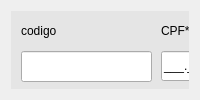
         <widget class="QWidget" name="dados">
          <attribute name="title">
           <string>dados basico</string>
          </attribute>
          <layout class="QVBoxLayout" name="verticalLayout_2">
           <item>
            <widget class="QFrame" name="fr_FormClientes">
             <property name="styleSheet">
              <string notr="true">QFrame
{
	background-color: rgb(229, 229, 229);
border: none
}
</string>
             </property>
             <widget class="QLabel" name="lb_nome_2">
              <property name="geometry">
               <rect>
                <x>10</x>
                <y>10</y>
                <width>271</width>
                <height>20</height>
               </rect>
              </property>
              <property name="styleSheet">
               <string notr="true"/>
              </property>
              <property name="text">
               <string>codigo</string>
              </property>
             </widget>
             <widget class="QLineEdit" name="tx_codigoCliente">
              <property name="geometry">
               <rect>
                <x>10</x>
                <y>40</y>
                <width>131</width>
                <height>31</height>
               </rect>
              </property>
              <property name="focusPolicy">
               <enum>Qt::NoFocus</enum>
              </property>
              <property name="styleSheet">
               <string notr="true"/>
              </property>
              <property name="placeholderText">
               <string/>
              </property>
              <property name="clearButtonEnabled">
               <bool>false</bool>
              </property>
             </widget>
             <widget class="QLineEdit" name="tx_cnpj">
              <property name="geometry">
               <rect>
                <x>150</x>
                <y>40</y>
                <width>196</width>
                <height>30</height>
               </rect>
              </property>
              <property name="focusPolicy">
               <enum>Qt::StrongFocus</enum>
              </property>
              <property name="styleSheet">
               <string notr="true"/>
              </property>
              <property name="inputMask">
               <string>999.999.999-99;_</string>
              </property>
              <property name="text">
               <string>..-</string>
              </property>
              <property name="maxLength">
               <number>14</number>
              </property>
              <property name="placeholderText">
               <string/>
              </property>
             </widget>
             <widget class="QLabel" name="lb_cpfcnpj">
              <property name="geometry">
               <rect>
                <x>150</x>
                <y>10</y>
                <width>190</width>
                <height>20</height>
               </rect>
              </property>
              <property name="styleSheet">
               <string notr="true"/>
              </property>
              <property name="text">
               <string>CPF*</string>
              </property>
             </widget>
             <widget class="QLabel" name="lb_nome">
              <property name="geometry">
               <rect>
                <x>10</x>
                <y>80</y>
                <width>271</width>
                <height>20</height>
               </rect>
              </property>
              <property name="styleSheet">
               <string notr="true"/>
              </property>
              <property name="text">
               <string>NOME*</string>
              </property>
             </widget>
             <widget class="QLineEdit" name="tx_NomeFantasia">
              <property name="geometry">
               <rect>
                <x>10</x>
                <y>110</y>
                <width>801</width>
                <height>31</height>
               </rect>
              </property>
              <property name="focusPolicy">
               <enum>Qt::StrongFocus</enum>
              </property>
              <property name="styleSheet">
               <string notr="true"/>
              </property>
              <property name="placeholderText">
               <string/>
              </property>
              <property name="clearButtonEnabled">
               <bool>true</bool>
              </property>
             </widget>
             <widget class="QLabel" name="lb_sobrenome">
              <property name="geometry">
               <rect>
                <x>10</x>
                <y>150</y>
                <width>301</width>
                <height>20</height>
               </rect>
              </property>
              <property name="styleSheet">
               <string notr="true"/>
              </property>
              <property name="text">
               <string>SOBRENOME*</string>
              </property>
             </widget>
             <widget class="QLineEdit" name="tx_RazaoSocial">
              <property name="geometry">
               <rect>
                <x>10</x>
                <y>180</y>
                <width>305</width>
                <height>30</height>
               </rect>
              </property>
              <property name="focusPolicy">
               <enum>Qt::StrongFocus</enum>
              </property>
              <property name="styleSheet">
               <string notr="true"/>
              </property>
              <property name="placeholderText">
               <string/>
              </property>
             </widget>
             <widget class="QLabel" name="lb_rg">
              <property name="geometry">
               <rect>
                <x>360</x>
                <y>10</y>
                <width>201</width>
                <height>20</height>
               </rect>
              </property>
              <property name="styleSheet">
               <string notr="true"/>
              </property>
              <property name="text">
               <string>RG*</string>
              </property>
             </widget>
             <widget class="QLineEdit" name="tx_InscEstadual">
              <property name="geometry">
               <rect>
                <x>360</x>
                <y>40</y>
                <width>196</width>
                <height>30</height>
               </rect>
              </property>
              <property name="focusPolicy">
               <enum>Qt::StrongFocus</enum>
              </property>
              <property name="styleSheet">
               <string notr="true"/>
              </property>
              <property name="inputMask">
               <string/>
              </property>
              <property name="maxLength">
               <number>15</number>
              </property>
              <property name="placeholderText">
               <string/>
              </property>
             </widget>
             <widget class="QLabel" name="lb_FormProdutos_8">
              <property name="geometry">
               <rect>
                <x>340</x>
                <y>180</y>
                <width>541</width>
                <height>30</height>
               </rect>
              </property>
              <property name="styleSheet">
               <string notr="true">QLabel{
font-size: 14px;
font-family: &quot;Arial&quot;;
font-weight: normal;

border-bottom: 2px solid #000000;
color: #000000
}</string>
              </property>
              <property name="text">
               <string>ENDEREÇO</string>
              </property>
             </widget>
             <widget class="QLabel" name="lb_FormProdutos_16">
              <property name="geometry">
               <rect>
                <x>20</x>
                <y>220</y>
                <width>91</width>
                <height>20</height>
               </rect>
              </property>
              <property name="styleSheet">
               <string notr="true"/>
              </property>
              <property name="text">
               <string>cod-ibge*</string>
              </property>
             </widget>
             <widget class="QLineEdit" name="tx_cod_ibge">
              <property name="geometry">
               <rect>
                <x>10</x>
                <y>240</y>
                <width>141</width>
                <height>30</height>
               </rect>
              </property>
              <property name="focusPolicy">
               <enum>Qt::NoFocus</enum>
              </property>
              <property name="styleSheet">
               <string notr="true"/>
              </property>
              <property name="inputMask">
               <string/>
              </property>
              <property name="alignment">
               <set>Qt::AlignLeading|Qt::AlignLeft|Qt::AlignVCenter</set>
              </property>
              <property name="placeholderText">
               <string>COD-IBGE</string>
              </property>
              <property name="clearButtonEnabled">
               <bool>true</bool>
              </property>
             </widget>
             <widget class="QLabel" name="lb_FormProdutos_10">
              <property name="geometry">
               <rect>
                <x>170</x>
                <y>220</y>
                <width>50</width>
                <height>20</height>
               </rect>
              </property>
              <property name="styleSheet">
               <string notr="true"/>
              </property>
              <property name="text">
               <string>CEP*</string>
              </property>
             </widget>
             <widget class="QLineEdit" name="tx_Cep">
              <property name="geometry">
               <rect>
                <x>160</x>
                <y>240</y>
                <width>100</width>
                <height>30</height>
               </rect>
              </property>
              <property name="focusPolicy">
               <enum>Qt::StrongFocus</enum>
              </property>
              <property name="styleSheet">
               <string notr="true"/>
              </property>
              <property name="inputMask">
               <string>99999-999</string>
              </property>
              <property name="alignment">
               <set>Qt::AlignCenter</set>
              </property>
              <property name="placeholderText">
               <string>123456789</string>
              </property>
              <property name="clearButtonEnabled">
               <bool>true</bool>
              </property>
             </widget>
             <widget class="QLineEdit" name="tx_Cidade">
              <property name="geometry">
               <rect>
                <x>270</x>
                <y>240</y>
                <width>260</width>
                <height>30</height>
               </rect>
              </property>
              <property name="focusPolicy">
               <enum>Qt::StrongFocus</enum>
              </property>
              <property name="styleSheet">
               <string notr="true"/>
              </property>
              <property name="inputMask">
               <string/>
              </property>
              <property name="alignment">
               <set>Qt::AlignLeading|Qt::AlignLeft|Qt::AlignVCenter</set>
              </property>
              <property name="placeholderText">
               <string>cidade</string>
              </property>
             </widget>
             <widget class="QLabel" name="lb_FormProdutos_14">
              <property name="geometry">
               <rect>
                <x>270</x>
                <y>210</y>
                <width>120</width>
                <height>20</height>
               </rect>
              </property>
              <property name="styleSheet">
               <string notr="true"/>
              </property>
              <property name="text">
               <string>CIDADE*</string>
              </property>
             </widget>
             <widget class="QLineEdit" name="tx_Estado">
              <property name="geometry">
               <rect>
                <x>540</x>
                <y>240</y>
                <width>70</width>
                <height>30</height>
               </rect>
              </property>
              <property name="focusPolicy">
               <enum>Qt::StrongFocus</enum>
              </property>
              <property name="styleSheet">
               <string notr="true"/>
              </property>
              <property name="inputMask">
               <string/>
              </property>
              <property name="maxLength">
               <number>2</number>
              </property>
              <property name="alignment">
               <set>Qt::AlignCenter</set>
              </property>
              <property name="placeholderText">
               <string>estado</string>
              </property>
             </widget>
             <widget class="QLabel" name="lb_FormProdutos_15">
              <property name="geometry">
               <rect>
                <x>540</x>
                <y>210</y>
                <width>70</width>
                <height>20</height>
               </rect>
              </property>
              <property name="styleSheet">
               <string notr="true"/>
              </property>
              <property name="text">
               <string>ESTADO*</string>
              </property>
             </widget>
             <widget class="QLabel" name="lb_FormProdutos_11">
              <property name="geometry">
               <rect>
                <x>10</x>
                <y>280</y>
                <width>250</width>
                <height>20</height>
               </rect>
              </property>
              <property name="styleSheet">
               <string notr="true"/>
              </property>
              <property name="text">
               <string>ENDEREÇO*</string>
              </property>
             </widget>
             <widget class="QLineEdit" name="tx_Endereco">
              <property name="geometry">
               <rect>
                <x>10</x>
                <y>310</y>
                <width>400</width>
                <height>30</height>
               </rect>
              </property>
              <property name="focusPolicy">
               <enum>Qt::WheelFocus</enum>
              </property>
              <property name="styleSheet">
               <string notr="true"/>
              </property>
              <property name="inputMask">
               <string/>
              </property>
              <property name="alignment">
               <set>Qt::AlignLeading|Qt::AlignLeft|Qt::AlignVCenter</set>
              </property>
              <property name="placeholderText">
               <string>endereço</string>
              </property>
             </widget>
             <widget class="QLabel" name="lb_FormProdutos_13">
              <property name="geometry">
               <rect>
                <x>430</x>
                <y>280</y>
                <width>271</width>
                <height>20</height>
               </rect>
              </property>
              <property name="styleSheet">
               <string notr="true"/>
              </property>
              <property name="text">
               <string>BAIRRO*</string>
              </property>
             </widget>
             <widget class="QLineEdit" name="tx_Bairro">
              <property name="geometry">
               <rect>
                <x>420</x>
                <y>310</y>
                <width>291</width>
                <height>30</height>
               </rect>
              </property>
              <property name="minimumSize">
               <size>
                <width>0</width>
                <height>30</height>
               </size>
              </property>
              <property name="focusPolicy">
               <enum>Qt::StrongFocus</enum>
              </property>
              <property name="styleSheet">
               <string notr="true"/>
              </property>
              <property name="inputMask">
               <string/>
              </property>
              <property name="alignment">
               <set>Qt::AlignLeading|Qt::AlignLeft|Qt::AlignVCenter</set>
              </property>
              <property name="placeholderText">
               <string>bairro</string>
              </property>
             </widget>
             <widget class="QLabel" name="lb_FormProdutos_12">
              <property name="geometry">
               <rect>
                <x>730</x>
                <y>280</y>
                <width>91</width>
                <height>16</height>
               </rect>
              </property>
              <property name="styleSheet">
               <string notr="true"/>
              </property>
              <property name="text">
               <string>Nº *</string>
              </property>
             </widget>
             <widget class="QLineEdit" name="tx_Numero">
              <property name="geometry">
               <rect>
                <x>730</x>
                <y>310</y>
                <width>191</width>
                <height>30</height>
               </rect>
              </property>
              <property name="minimumSize">
               <size>
                <width>0</width>
                <height>30</height>
               </size>
              </property>
              <property name="focusPolicy">
               <enum>Qt::StrongFocus</enum>
              </property>
              <property name="styleSheet">
               <string notr="true"/>
              </property>
              <property name="inputMethodHints">
               <set>Qt::ImhNone</set>
              </property>
              <property name="inputMask">
               <string/>
              </property>
              <property name="maxLength">
               <number>3250</number>
              </property>
              <property name="alignment">
               <set>Qt::AlignLeading|Qt::AlignLeft|Qt::AlignVCenter</set>
              </property>
              <property name="placeholderText">
               <string>numero</string>
              </property>
             </widget>
             <widget class="QLabel" name="lb_FormProdutos_23">
              <property name="geometry">
               <rect>
                <x>10</x>
                <y>350</y>
                <width>241</width>
                <height>21</height>
               </rect>
              </property>
              <property name="styleSheet">
               <string notr="true"/>
              </property>
              <property name="text">
               <string>Email</string>
              </property>
             </widget>
             <widget class="QLineEdit" name="tx_Email">
              <property name="geometry">
               <rect>
                <x>10</x>
                <y>380</y>
                <width>391</width>
                <height>30</height>
               </rect>
              </property>
              <property name="minimumSize">
               <size>
                <width>0</width>
                <height>30</height>
               </size>
              </property>
              <property name="focusPolicy">
               <enum>Qt::WheelFocus</enum>
              </property>
              <property name="styleSheet">
               <string notr="true"/>
              </property>
              <property name="placeholderText">
               <string>email</string>
              </property>
             </widget>
             <widget class="QGroupBox" name="groupBox_5">
              <property name="geometry">
               <rect>
                <x>940</x>
                <y>10</y>
                <width>211</width>
                <height>331</height>
               </rect>
              </property>
              <property name="minimumSize">
               <size>
                <width>0</width>
                <height>150</height>
               </size>
              </property>
              <property name="styleSheet">
               <string notr="true">font: 900 10pt &quot;Arial Black&quot;;</string>
              </property>
              <property name="title">
               <string>paramentros</string>
              </property>
              <layout class="QVBoxLayout" name="verticalLayout_10">
               <item>
                <widget class="QCheckBox" name="cheCliente">
                 <property name="focusPolicy">
                  <enum>Qt::ClickFocus</enum>
                 </property>
                 <property name="text">
                  <string>clientes</string>
                 </property>
                </widget>
               </item>
               <item>
                <widget class="QCheckBox" name="CheAtivo">
                 <property name="focusPolicy">
                  <enum>Qt::ClickFocus</enum>
                 </property>
                 <property name="text">
                  <string>ativo</string>
                 </property>
                </widget>
               </item>
               <item>
                <widget class="QCheckBox" name="cheFornecedor">
                 <property name="focusPolicy">
                  <enum>Qt::ClickFocus</enum>
                 </property>
                 <property name="text">
                  <string>fornecedor</string>
                 </property>
                </widget>
               </item>
               <item>
                <widget class="QCheckBox" name="cheSpc">
                 <property name="focusPolicy">
                  <enum>Qt::ClickFocus</enum>
                 </property>
                 <property name="text">
                  <string>spc</string>
                 </property>
                </widget>
               </item>
               <item>
                <widget class="QCheckBox" name="chefotos">
                 <property name="text">
                  <string>fotos</string>
                 </property>
                 <property name="checked">
                  <bool>false</bool>
                 </property>
                </widget>
               </item>
               <item>
                <widget class="QCheckBox" name="cheobs">
                 <property name="text">
                  <string>obs</string>
                 </property>
                </widget>
               </item>
               <item>
                <widget class="QCheckBox" name="cheadicionais">
                 <property name="text">
                  <string>adicionais</string>
                 </property>
                </widget>
               </item>
               <item>
                <widget class="QCheckBox" name="checontatos">
                 <property name="text">
                  <string>contatos</string>
                 </property>
                </widget>
               </item>
               <item>
                <spacer name="verticalSpacer_3">
                 <property name="orientation">
                  <enum>Qt::Vertical</enum>
                 </property>
                 <property name="sizeHint" stdset="0">
                  <size>
                   <width>20</width>
                   <height>40</height>
                  </size>
                 </property>
                </spacer>
               </item>
              </layout>
             </widget>
             <widget class="QLabel" name="lb_FormProdutos_5">
              <property name="geometry">
               <rect>
                <x>410</x>
                <y>360</y>
                <width>140</width>
                <height>14</height>
               </rect>
              </property>
              <property name="styleSheet">
               <string notr="true"/>
              </property>
              <property name="text">
               <string>CELULAR</string>
              </property>
             </widget>
             <widget class="QLineEdit" name="tx_Celular">
              <property name="geometry">
               <rect>
                <x>410</x>
                <y>380</y>
                <width>140</width>
                <height>30</height>
               </rect>
              </property>
              <property name="minimumSize">
               <size>
                <width>0</width>
                <height>30</height>
               </size>
              </property>
              <property name="focusPolicy">
               <enum>Qt::WheelFocus</enum>
              </property>
              <property name="styleSheet">
               <string notr="true"/>
              </property>
              <property name="inputMask">
               <string>(00) 00000-0000</string>
              </property>
              <property name="text">
               <string>() -</string>
              </property>
              <property name="placeholderText">
               <string/>
              </property>
             </widget>
             <widget class="QLabel" name="lb_FormProdutos_24">
              <property name="geometry">
               <rect>
                <x>560</x>
                <y>360</y>
                <width>140</width>
                <height>14</height>
               </rect>
              </property>
              <property name="styleSheet">
               <string notr="true"/>
              </property>
              <property name="text">
               <string>TELEFONE</string>
              </property>
             </widget>
             <widget class="QLineEdit" name="tx_Telefone">
              <property name="geometry">
               <rect>
                <x>560</x>
                <y>380</y>
                <width>140</width>
                <height>30</height>
               </rect>
              </property>
              <property name="minimumSize">
               <size>
                <width>0</width>
                <height>30</height>
               </size>
              </property>
              <property name="focusPolicy">
               <enum>Qt::WheelFocus</enum>
              </property>
              <property name="styleSheet">
               <string notr="true"/>
              </property>
              <property name="inputMask">
               <string>(00) 0000-0000</string>
              </property>
              <property name="placeholderText">
               <string/>
              </property>
             </widget>
             <widget class="QLabel" name="lb_FormProdutos_17">
              <property name="geometry">
               <rect>
                <x>710</x>
                <y>370</y>
                <width>121</width>
                <height>14</height>
               </rect>
              </property>
              <property name="styleSheet">
               <string notr="true"/>
              </property>
              <property name="text">
               <string>data nascimento</string>
              </property>
             </widget>
             <widget class="QDateEdit" name="dt_nascimento">
              <property name="geometry">
               <rect>
                <x>710</x>
                <y>390</y>
                <width>121</width>
                <height>21</height>
               </rect>
              </property>
              <property name="font">
               <font>
                <pointsize>12</pointsize>
                <italic>false</italic>
                <bold>false</bold>
               </font>
              </property>
              <property name="styleSheet">
               <string notr="true">font: 12pt &quot;MS Shell Dlg 2&quot;;</string>
              </property>
              <property name="calendarPopup">
               <bool>true</bool>
              </property>
             </widget>
             <widget class="QLabel" name="lb_FormProdutos_18">
              <property name="geometry">
               <rect>
                <x>850</x>
                <y>365</y>
                <width>121</width>
                <height>31</height>
               </rect>
              </property>
              <property name="styleSheet">
               <string notr="true"/>
              </property>
              <property name="text">
               <string>data cadastro</string>
              </property>
             </widget>
             <widget class="QDateEdit" name="dat_cadastro">
              <property name="geometry">
               <rect>
                <x>840</x>
                <y>390</y>
                <width>121</width>
                <height>21</height>
               </rect>
              </property>
              <property name="font">
               <font>
                <pointsize>12</pointsize>
                <italic>false</italic>
                <bold>false</bold>
               </font>
              </property>
              <property name="styleSheet">
               <string notr="true">font: 12pt &quot;MS Shell Dlg 2&quot;;</string>
              </property>
              <property name="calendarPopup">
               <bool>true</bool>
              </property>
             </widget>
             <widget class="QLabel" name="lb_FormProdutos_19">
              <property name="geometry">
               <rect>
                <x>970</x>
                <y>370</y>
                <width>121</width>
                <height>21</height>
               </rect>
              </property>
              <property name="styleSheet">
               <string notr="true"/>
              </property>
              <property name="text">
               <string>ultima compra</string>
              </property>
             </widget>
             <widget class="QDateEdit" name="dt_compra">
              <property name="geometry">
               <rect>
                <x>970</x>
                <y>390</y>
                <width>121</width>
                <height>21</height>
               </rect>
              </property>
              <property name="font">
               <font>
                <pointsize>12</pointsize>
                <italic>false</italic>
                <bold>false</bold>
               </font>
              </property>
              <property name="styleSheet">
               <string notr="true">font: 12pt &quot;MS Shell Dlg 2&quot;;</string>
              </property>
              <property name="calendarPopup">
               <bool>true</bool>
              </property>
             </widget>
             <widget class="QComboBox" name="comb_FisicoJuridico">
              <property name="geometry">
               <rect>
                <x>570</x>
                <y>40</y>
                <width>241</width>
                <height>31</height>
               </rect>
              </property>
              <property name="font">
               <font>
                <pointsize>13</pointsize>
               </font>
              </property>
              <item>
               <property name="text">
                <string/>
               </property>
              </item>
              <item>
               <property name="text">
                <string>fisico</string>
               </property>
              </item>
              <item>
               <property name="text">
                <string>juridico</string>
               </property>
              </item>
             </widget>
            </widget>
           </item>
          </layout>
         </widget>
